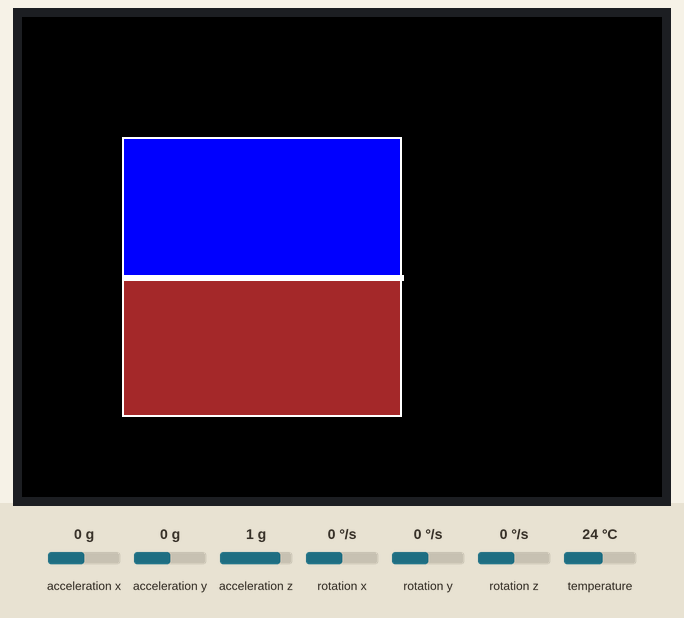
Recording of a sketch running on a simulated Arduino Mega 2560, built with avr-gcc and run on an emulated ATmega2560. On the bench: 320×240 colour display. The test bench sets the inputs (shaded band); at power-on: acceleration x 0 g, acceleration z 1 g, acceleration y 0 g, rotation x 0 °/s, rotation y 0 °/s, rotation z 0 °/s, temperature 24 °C. What the sketch prints to the serial monitor is not drawn.

Above: at 1.4 s.
1.5 s: acceleration x set to -1.4 g
At 2.9 s:
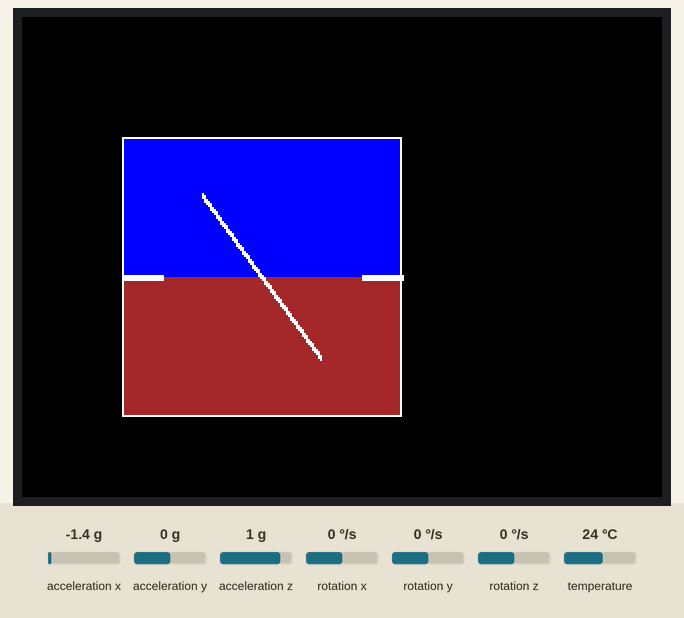
4.5 s: acceleration z set to -1.4 g
At 4.9 s:
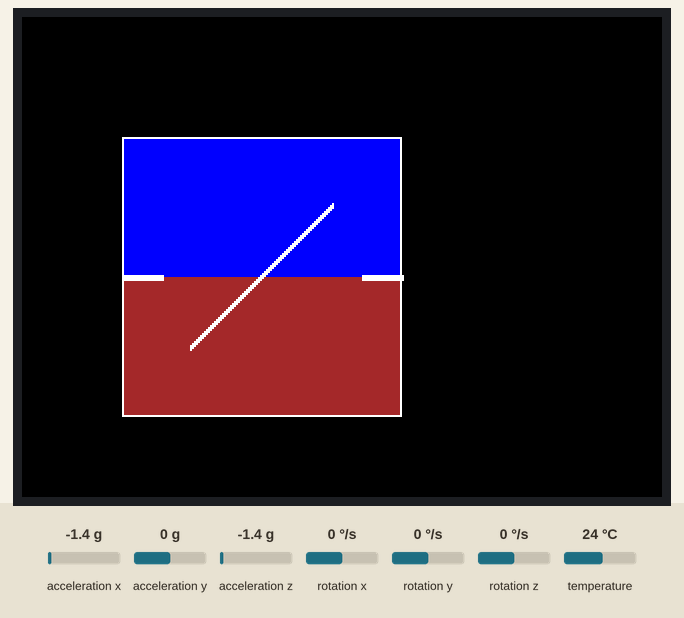
6.1 s: acceleration y set to -1.4 g
At 6.5 s:
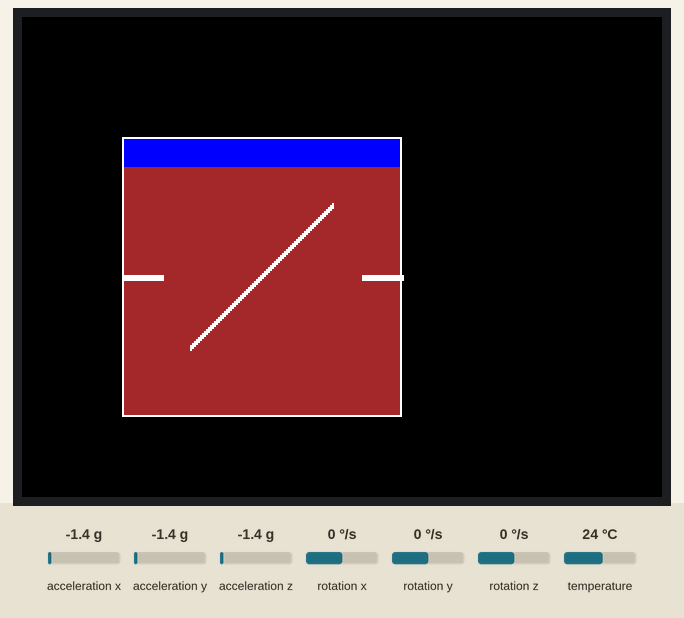
7.6 s: acceleration x set to -0.8 g
At 8.1 s:
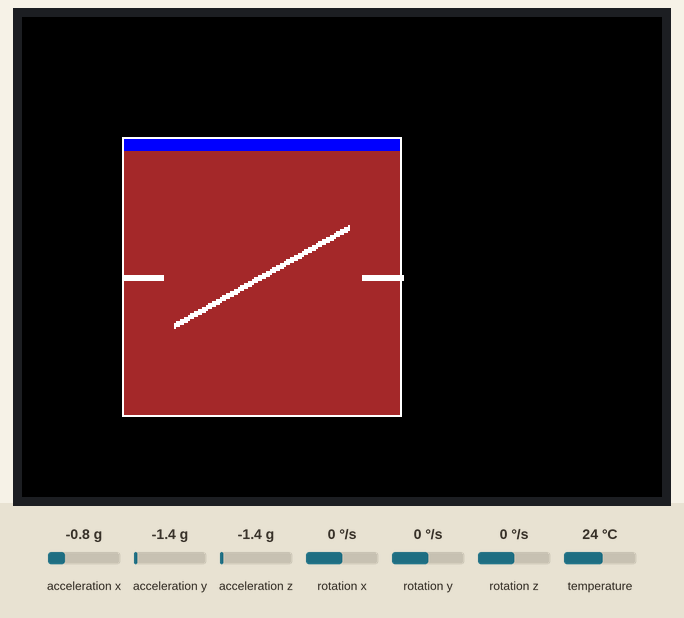
9.1 s: acceleration y set to -0.8 g
At 9.8 s:
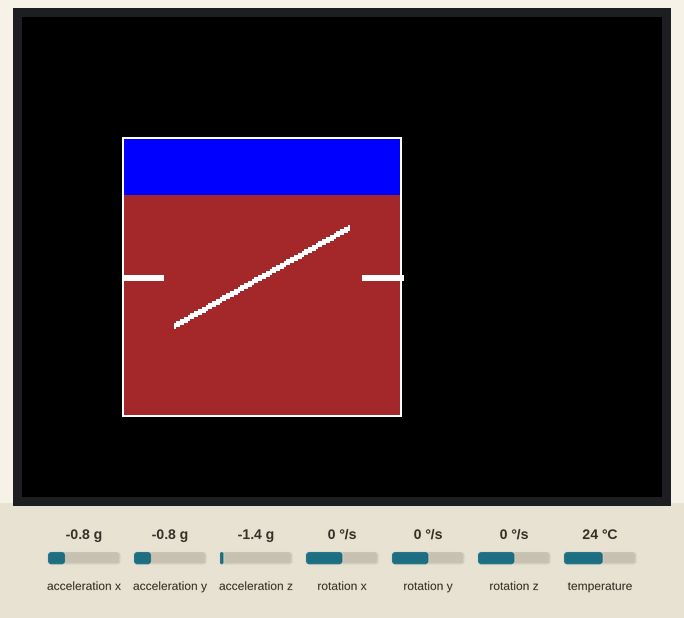
Timing chart, 0 to 11.6 s (numbered marks = the images above; inputs shaded):
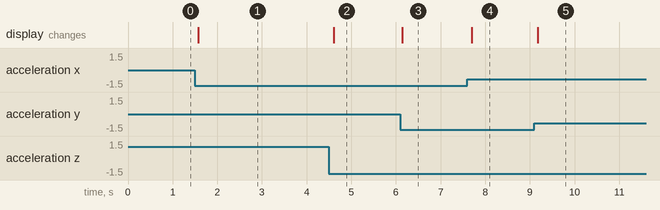

The sketch:

airhorizon.ino
```cpp
#include <Wire.h>
#include <Adafruit_GFX.h>
#include <Adafruit_ILI9341.h>
#include <Adafruit_MPU6050.h>
#include <Adafruit_Sensor.h>

// TFT display pins
#define TFT_CS    15
#define TFT_RST   4
#define TFT_DC    2
#define TFT_MOSI  19
#define TFT_SCK   18
#define TFT_MISO  23
#define TFT_LED   5  // Use a PWM pin if you want to control brightness

// I2C pins for MPU6050
#define MPU6050_SDA  21
#define MPU6050_SCL  22

int naviCounter = 0;
// Create display object
Adafruit_ILI9341 tft = Adafruit_ILI9341(TFT_CS, TFT_DC, TFT_RST);

// Create MPU6050 object
Adafruit_MPU6050 mpu;

// creating colors:
#define CUSTOM_BROWN 0xA145

class Display {
public:
  void setupDisplay() {
    Serial.println("Initializing TFT display...");
    tft.begin();
    tft.setRotation(3);  // Adjust the rotation as needed
    tft.fillScreen(ILI9341_BLACK);
    Serial.println("TFT display initialized.");
  }

  void setupMPU6050() {
    Serial.println("Initializing MPU6050...");
    mpu.begin();
    mpu.setAccelerometerRange(MPU6050_RANGE_8_G);
    mpu.setGyroRange(MPU6050_RANGE_500_DEG);
    mpu.setFilterBandwidth(MPU6050_BAND_21_HZ);
    Serial.println("MPU6050 initialized.");
  }

  void drawHorizonBox(int x, int y, int w, int h, float pitch, float roll, float pitchViewAngle) {
    if (naviCounter < 1) {
      // Clear previous content
      tft.fillRect(x, y, w, h, ILI9341_BLACK);
      naviCounter += 1;
    }

    // Calculate horizon line position
    int centerX = x + w / 2;
    int centerY = y + h / 2;
    int horizonY = centerY + map(pitch, -pitchViewAngle, pitchViewAngle, -h / 2, h / 2);

    // Constrain horizonY to be within the box
    horizonY = constrain(horizonY, y, y + h);

    // Draw ground and sky
    tft.fillRect(x, horizonY, w, y + h - horizonY, CUSTOM_BROWN);  // Ground
    tft.fillRect(x, y, w, horizonY - y, ILI9341_BLUE);  // Sky

    // Draw roll indicator
    tft.drawRect(x, y, w, h, ILI9341_WHITE);

    // Draw the roll line across the entire circle diameter
    int lineX1 = centerX + 50 * cos((roll + 180) * DEG_TO_RAD);
    int lineY1 = centerY + 50 * sin((roll + 180) * DEG_TO_RAD);
    int lineX2 = centerX + 50 * cos(roll * DEG_TO_RAD);
    int lineY2 = centerY + 50 * sin(roll * DEG_TO_RAD);

    // Constrain lines to be within the box
    lineX1 = constrain(lineX1, x, x + w);
    lineY1 = constrain(lineY1, y, y + h);
    lineX2 = constrain(lineX2, x, x + w);
    lineY2 = constrain(lineY2, y, y + h);

    // Draw thicker roll line
    tft.drawLine(lineX1, lineY1, lineX2, lineY2, ILI9341_WHITE);
    tft.drawLine(lineX1, lineY1 + 1, lineX2, lineY2 + 1, ILI9341_WHITE);
    tft.drawLine(lineX1, lineY1 - 1, lineX2, lineY2 - 1, ILI9341_WHITE);

    // Draw fixed horizontal lines indicating normal position at the center
    int horizontalLineLength = 20;  // Length of the horizontal lines
    int offsetFromCenter = 60;  // Offset from the center for the horizontal lines

    tft.drawLine(centerX - offsetFromCenter - horizontalLineLength / 2, centerY, centerX - offsetFromCenter + horizontalLineLength / 2, centerY, ILI9341_WHITE);
    tft.drawLine(centerX + offsetFromCenter - horizontalLineLength / 2, centerY, centerX + offsetFromCenter + horizontalLineLength / 2, centerY, ILI9341_WHITE);
    tft.drawLine(centerX - offsetFromCenter - horizontalLineLength / 2, centerY + 1, centerX - offsetFromCenter + horizontalLineLength / 2, centerY + 1, ILI9341_WHITE);
    tft.drawLine(centerX + offsetFromCenter - horizontalLineLength / 2, centerY + 1, centerX + offsetFromCenter + horizontalLineLength / 2, centerY + 1, ILI9341_WHITE);
    tft.drawLine(centerX - offsetFromCenter - horizontalLineLength / 2, centerY - 1, centerX - offsetFromCenter + horizontalLineLength / 2, centerY - 1, ILI9341_WHITE);
    tft.drawLine(centerX + offsetFromCenter - horizontalLineLength / 2, centerY - 1, centerX + offsetFromCenter + horizontalLineLength / 2, centerY - 1, ILI9341_WHITE);
  }

  void getAngles(float &pitch, float &roll) {
    sensors_event_t a, g, temp;
    mpu.getEvent(&a, &g, &temp);

    pitch = atan2(a.acceleration.y, sqrt(a.acceleration.x * a.acceleration.x + a.acceleration.z * a.acceleration.z)) * 180 / PI;
    roll = atan2(-a.acceleration.x, a.acceleration.z) * 180 / PI;
  }
};

Display display;

void setup() {
  Serial.begin(115200);
  display.setupDisplay();
  display.setupMPU6050();

  // // LED brightness (optional)
  // pinMode(TFT_LED, OUTPUT);
  // analogWrite(TFT_LED, 128);  // Adjust brightness (0-255)
}

void loop() {
  float pitch, roll;
  display.getAngles(pitch, roll);
  Serial.print("Pitch: ");
  Serial.print(pitch);
  Serial.print(" Roll: ");
  Serial.println(roll);

  // Draw horizon box with specified size and position
  int boxX = 50;
  int boxY = 60;
  int boxWidth = 140;
  int boxHeight = 140;
  float pitchViewAngle = 45;  // Adjustable pitch view angle
  display.drawHorizonBox(boxX, boxY, boxWidth, boxHeight, pitch, roll, pitchViewAngle);

  delay(50);  // Update rate, adjust as needed
}
```

Measured:
- after the input at 1.5 s, the display: changes after 0.08 s (image 1)
- after the input at 4.5 s, the display: changes after 0.10 s (image 2)
- after the input at 6.1 s, the display: changes after 0.05 s (image 3)
- after the input at 7.6 s, the display: changes after 0.09 s (image 4)
- after the input at 9.1 s, the display: changes after 0.08 s (image 5)
